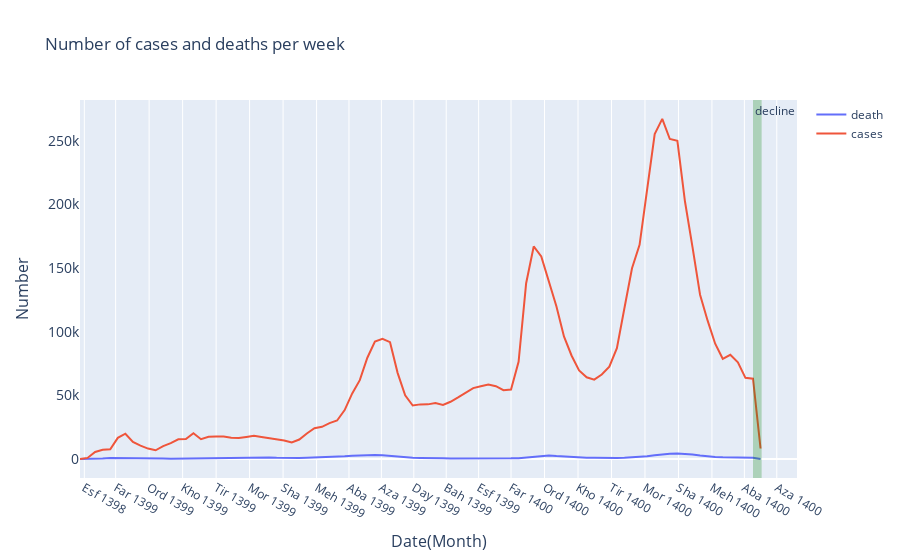

Source (notebook cell):
### Code cell
# Create traces
fig = go.Figure()
fig.add_trace(go.Scatter(x=df.date, y=df.new_deaths,
                    mode='lines',
                    name='death'))
fig.add_trace(go.Scatter(x=df.date, y=df.new_cases,
                    mode='lines',
                    name='cases'))


fig.update_layout(
    title='Number of cases and deaths per week',
    xaxis = dict(
        title='Date(Month)',
        titlefont_size=16,
        tickfont_size=12,
        nticks=23,
        calendar='persian'
        
    ),
    yaxis=dict(
        title='Number',
        titlefont_size=16,
        tickfont_size=14,
        showgrid=False
    )
)

fig.add_vrect(x0="1400-08-09", x1="1400-08-17", 
              annotation_text="decline", annotation_position="top left",
              fillcolor="green", opacity=0.25, line_width=0)

fig.show()
